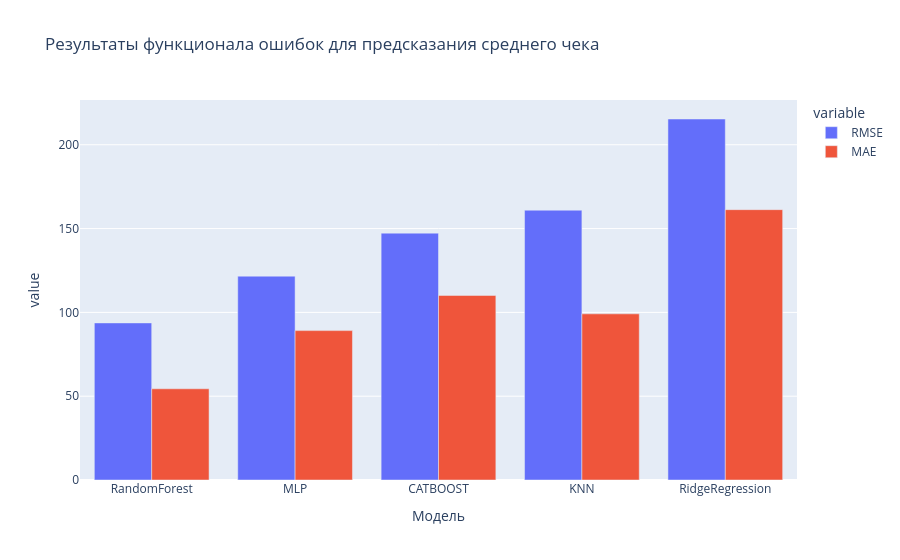

Here is the notebook cell this chart was saved with:
### Code cell
fig = px.bar(
    metrics_average_bill.sort_values(['RMSE', 'MAE']),
    x='Модель',
    y=['RMSE', 'MAE'],
    barmode='group',
    title='Результаты функционала ошибок для предсказания среднего чека'
)

fig.show()

### Figure 1 — Plotly figure (JSON) as saved in the notebook; plotly's stock layout.template omitted (floating-point values rounded to 4 significant figures)
{"data": [{"alignmentgroup": "True", "hovertemplate": "variable=RMSE<br>Модель=%{x}<br>value=%{y}<extra></extra>", "legendgroup": "RMSE", "marker": {"color": "#636efa", "pattern": {"shape": ""}}, "name": "RMSE", "offsetgroup": "RMSE", "orientation": "v", "showlegend": true, "textposition": "auto", "type": "bar", "x": ["RandomForest", "MLP", "CATBOOST", "KNN", "RidgeRegression"], "xaxis": "x", "y": [93.73, 121.6, 147.3, 161.0, 215.4], "yaxis": "y"}, {"alignmentgroup": "True", "hovertemplate": "variable=MAE<br>Модель=%{x}<br>value=%{y}<extra></extra>", "legendgroup": "MAE", "marker": {"color": "#EF553B", "pattern": {"shape": ""}}, "name": "MAE", "offsetgroup": "MAE", "orientation": "v", "showlegend": true, "textposition": "auto", "type": "bar", "x": ["RandomForest", "MLP", "CATBOOST", "KNN", "RidgeRegression"], "xaxis": "x", "y": [54.42, 89.13, 110.1, 99.13, 161.3], "yaxis": "y"}], "layout": {"barmode": "group", "legend": {"title": {"text": "variable"}, "tracegroupgap": 0}, "title": {"text": "Результаты функционала ошибок для предсказания среднего чека"}, "xaxis": {"anchor": "y", "domain": [0, 1], "title": {"text": "Модель"}}, "yaxis": {"anchor": "x", "domain": [0, 1], "title": {"text": "value"}}}}
